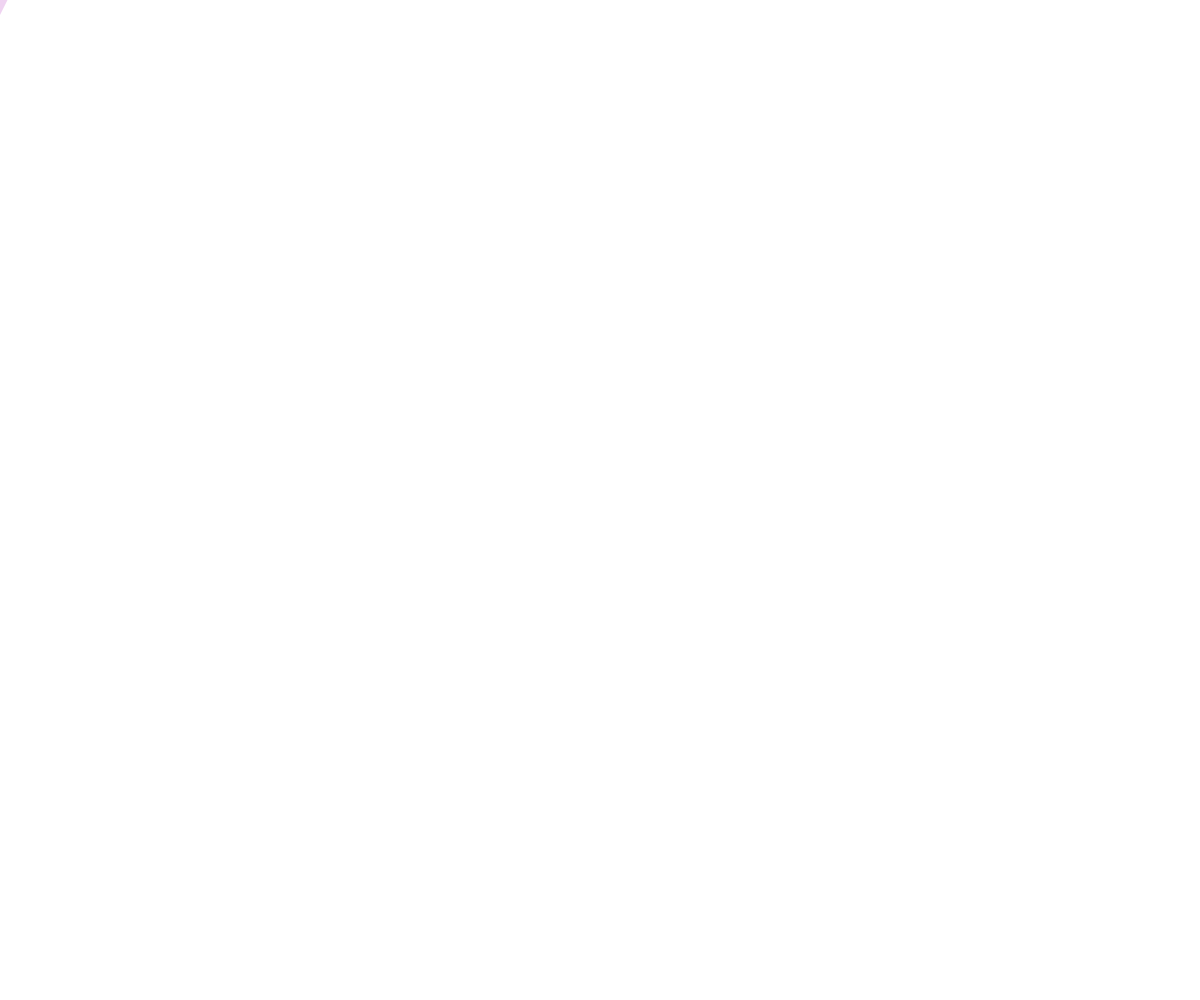
Frame 1 (no input)
Frame 60 (no input): identical to frame 1, image omitted
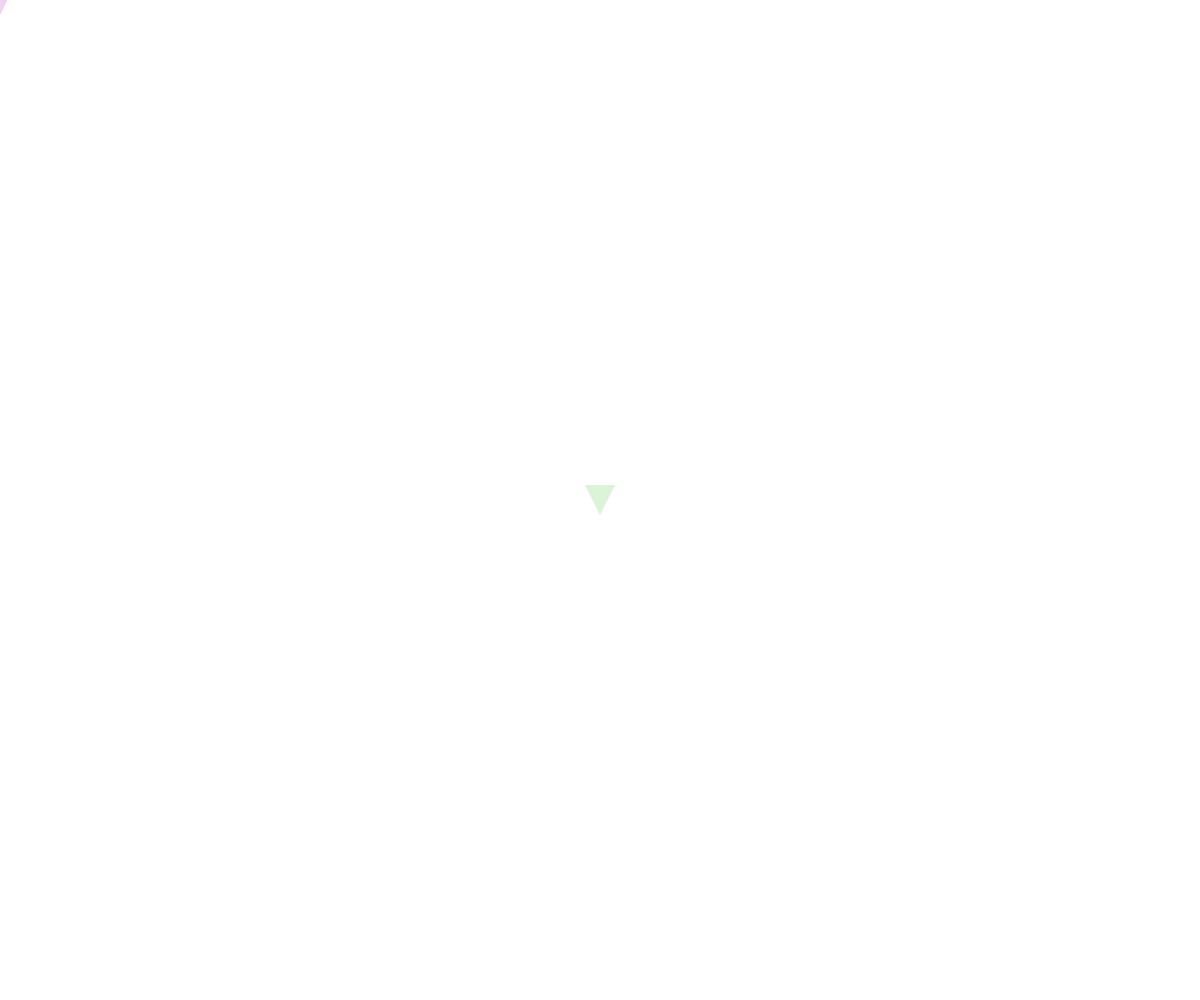
Frame 120 (the mouse pressed at the canvas centre since frame 60)

The p5.js sketch that drew these frames (run headless with seeded random() and noise() and a simulated clock; from frame 60 on, the mouse is pressed at the canvas centre):

// p5.js sketch
// ── sketch.js
let canvas;

function setup(){
    canvas = createCanvas(windowWidth, windowHeight);
    canvas.position(0, 0);
    canvas.style("z-index", -2);
    // background(125);

  }
  
function windowResized(){
    resizeCanvas(windowWidth, windowHeight);
}

  function draw(){

  }

  function mouseMoved(){
    drawThing();
  }

  function drawThing(){
    strokeWeight(0);
    fill(random(200, 255), random(200, 255), random(200, 255));
    triangle(mouseX, mouseY + 15, mouseX - 15, mouseY - 15, mouseX + 15, mouseY - 15);

  }
